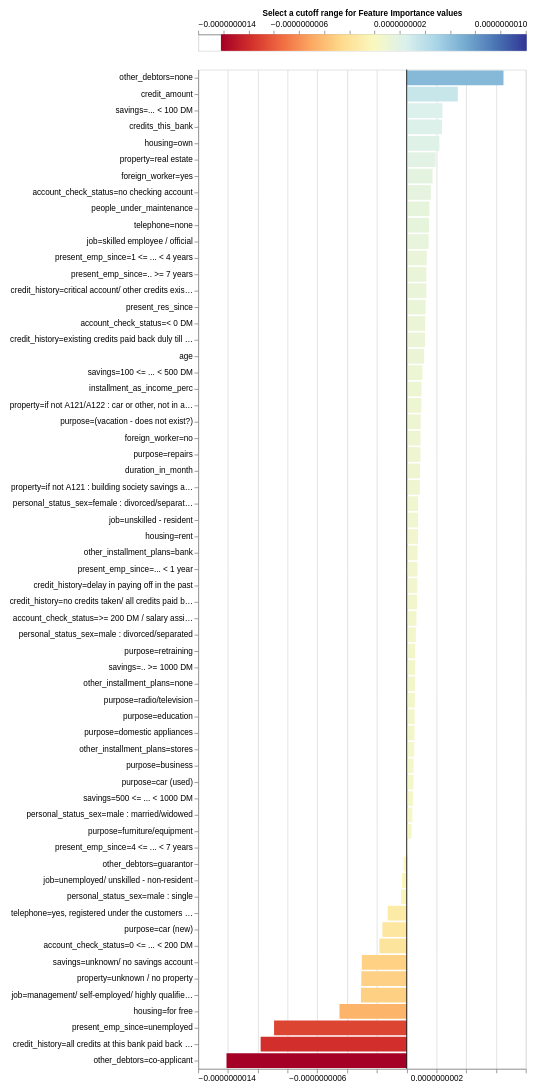

Notebook source saved alongside this figure:
### Code cell
lime_exp.plot_features_importance()

### Figure 1 — Vega-Lite specification as saved in the notebook (floating-point values rounded to 4 significant figures; data arrays with more than 128 entries replaced by an {"elided": "..."} marker saying what was removed)
{"config": {"view": {"continuousWidth": 400, "continuousHeight": 300}, "axis": {"labelFontSize": 10, "labelLimit": 225.0}}, "vconcat": [{"layer": [{"data": {"name": "data-512d53b9506b5d08c6d98e8fc65a91dc"}, "mark": {"type": "rule", "strokeWidth": 3}, "encoding": {"color": {"field": "xValue", "legend": null, "scale": {"domain": [-1.21e-09, 1.21e-09], "domainMid": 0, "scheme": "redyellowblue"}, "type": "quantitative"}, "x": {"axis": {"orient": "top", "titleFontSize": 10}, "field": "xValue", "title": "Select a cutoff range for Feature Importance values ", "type": "quantitative"}}}, {"data": {"name": "data-c7bc3ae69e1253e8223f70a11d04b99d"}, "mark": {"type": "rect", "color": "black", "height": 20, "opacity": 0.4, "tooltip": true}, "encoding": {"x": {"field": "x_min", "type": "quantitative"}, "x2": {"field": "x_max"}, "y": {"axis": null, "field": "y", "type": "quantitative"}}, "selection": {"Cutter": {"type": "single", "fields": ["cutoff"], "bind": {"input": "range", "max": 1.21e-09, "min": 0, "name": "Importance cutoff value (±) ", "step": 2.42e-11}, "init": {"cutoff": 0.0}}}, "transform": [{"calculate": "(-Cutter.cutoff)", "as": "x_min"}, {"calculate": "Cutter.cutoff", "as": "x_max"}]}], "height": 20}, {"layer": [{"data": {"name": "data-4a7ff8706a03edbe700a7effc41f745e"}, "mark": "bar", "encoding": {"color": {"field": "value", "legend": null, "scale": {"domain": [-1.21e-09, 1.21e-09], "domainMid": 0, "scheme": "blueorange"}, "type": "quantitative"}, "tooltip": [{"field": "name", "title": "Feature", "type": "nominal"}, {"field": "value", "title": "Importance", "type": "quantitative"}], "x": {"field": "value", "title": null, "type": "quantitative"}, "y": {"field": "name", "sort": {"field": "value", "op": "mean", "order": "descending"}, "title": null, "type": "nominal"}}, "selection": {"Cutter": {"type": "single", "fields": ["cutoff"], "bind": {"input": "range", "max": 1.21e-09, "min": 0, "name": "Importance cutoff value (±) ", "step": 2.42e-11}, "init": {"cutoff": 0.0}}}, "transform": [{"filter": "((datum.value > Cutter.cutoff) || (datum.value < (-Cutter.cutoff)))"}]}, {"data": {"name": "data-9c00aa9dc2b1c1a0b4bf9b34ead12925"}, "mark": "rule", "encoding": {"x": {"field": "x", "type": "quantitative"}}}]}], "padding": 10, "$schema": "https://vega.github.io/schema/vega-lite/v4.17.0.json", "datasets": {"data-512d53b9506b5d08c6d98e8fc65a91dc": {"elided": "200 records"}, "data-c7bc3ae69e1253e8223f70a11d04b99d": [{"y": 0, "x": -0.5, "x2": 0.5}], "data-4a7ff8706a03edbe700a7effc41f745e": [{"name": "other_debtors=co-applicant", "value": -1.21e-09}, {"name": "credit_history=all credits at this bank paid back duly", "value": -9.807e-10}, {"name": "present_emp_since=unemployed", "value": -8.905e-10}, {"name": "other_debtors=none", "value": 6.501e-10}, {"name": "housing=for free", "value": -4.51e-10}, {"name": "credit_amount", "value": 3.435e-10}, {"name": "job=management/ self-employed/ highly qualified employee/ officer", "value": -3.072e-10}, {"name": "property=unknown / no property", "value": -3.047e-10}, {"name": "savings=unknown/ no savings account", "value": -3.012e-10}, {"name": "savings=... < 100 DM", "value": 2.406e-10}, {"name": "credits_this_bank", "value": 2.372e-10}, {"name": "housing=own", "value": 2.198e-10}, {"name": "property=real estate", "value": 1.943e-10}, {"name": "account_check_status=0 <= ... < 200 DM", "value": -1.834e-10}, {"name": "foreign_worker=yes", "value": 1.735e-10}, {"name": "purpose=car (new)", "value": -1.63e-10}, {"name": "account_check_status=no checking account", "value": 1.623e-10}, {"name": "people_under_maintenance", "value": 1.53e-10}, {"name": "telephone=none", "value": 1.501e-10}, {"name": "job=skilled employee / official", "value": 1.476e-10}, {"name": "present_emp_since=1 <= ... < 4 years", "value": 1.343e-10}, {"name": "present_emp_since=.. >= 7 years", "value": 1.319e-10}, {"name": "credit_history=critical account/ other credits existing (not at this bank)", "value": 1.318e-10}, {"name": "telephone=yes, registered under the customers name ", "value": -1.273e-10}, {"name": "present_res_since", "value": 1.265e-10}, {"name": "account_check_status=< 0 DM", "value": 1.248e-10}, {"name": "credit_history=existing credits paid back duly till now", "value": 1.232e-10}, {"name": "age", "value": 1.171e-10}, {"name": "savings=100 <= ... < 500 DM", "value": 1.059e-10}, {"name": "installment_as_income_perc", "value": 9.956e-11}, {"name": "property=if not A121/A122 : car or other, not in attribute 6", "value": 9.815e-11}, {"name": "purpose=(vacation - does not exist?)", "value": 9.384e-11}, {"name": "foreign_worker=no", "value": 9.323e-11}, {"name": "purpose=repairs", "value": 9.257e-11}, {"name": "duration_in_month", "value": 8.984e-11}, {"name": "property=if not A121 : building society savings agreement/ life insurance", "value": 8.848e-11}, {"name": "personal_status_sex=female : divorced/separated/married", "value": 7.681e-11}, {"name": "job=unskilled - resident", "value": 7.675e-11}, {"name": "housing=rent", "value": 7.631e-11}, {"name": "other_installment_plans=bank", "value": 7.291e-11}, {"name": "present_emp_since=... < 1 year ", "value": 7.231e-11}, {"name": "credit_history=delay in paying off in the past", "value": 7.115e-11}, {"name": "credit_history=no credits taken/ all credits paid back duly", "value": 6.965e-11}, {"name": "account_check_status=>= 200 DM / salary assignments for at least 1 year", "value": 6.564e-11}, {"name": "personal_status_sex=male : divorced/separated", "value": 6.151e-11}, {"name": "purpose=retraining", "value": 5.729e-11}, {"name": "savings=.. >= 1000 DM ", "value": 5.678e-11}, {"name": "other_installment_plans=none", "value": 5.637e-11}, {"name": "purpose=radio/television", "value": 5.475e-11}, {"name": "purpose=education", "value": 5.384e-11}, {"name": "purpose=domestic appliances", "value": 5.286e-11}, {"name": "other_installment_plans=stores", "value": 5.061e-11}, {"name": "purpose=business", "value": 4.711e-11}, {"name": "purpose=car (used)", "value": 4.621e-11}, {"name": "savings=500 <= ... < 1000 DM ", "value": 4.263e-11}, {"name": "personal_status_sex=male : married/widowed", "value": 3.834e-11}, {"name": "personal_status_sex=male : single", "value": -3.736e-11}, {"name": "purpose=furniture/equipment", "value": 3.349e-11}, {"name": "job=unemployed/ unskilled - non-resident", "value": -3.167e-11}, {"name": "other_debtors=guarantor", "value": -2.07e-11}, {"name": "present_emp_since=4 <= ... < 7 years", "value": 1.023e-11}], "data-9c00aa9dc2b1c1a0b4bf9b34ead12925": [{"x": 0}]}}
